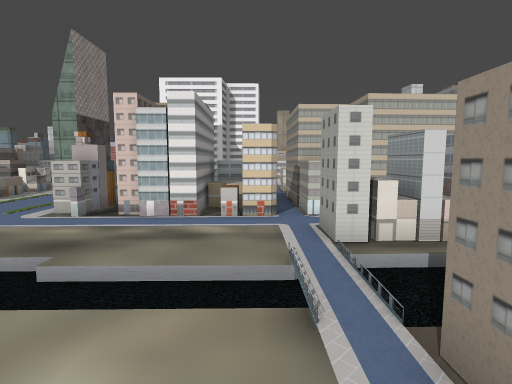
[1] (above)

24 first-person views from a walk through a scene from a Unity 3-D project. The camera is 1.4 m above the floor, tilts 6° down and sees 80° across. The floor is counted in squares, 1 m on a side. Each view is taken from the middle of a square. On the plan, view 1 faces up. The plan holds only what a view shows up to about 14 squares ahead; the rest is blank. The place goes on beyond the plan. Some surface patterns are stand-ins.

[2]
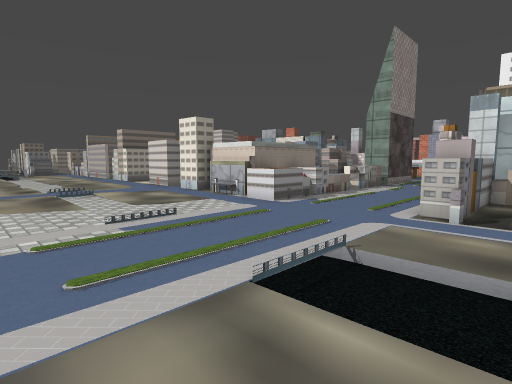

[3]
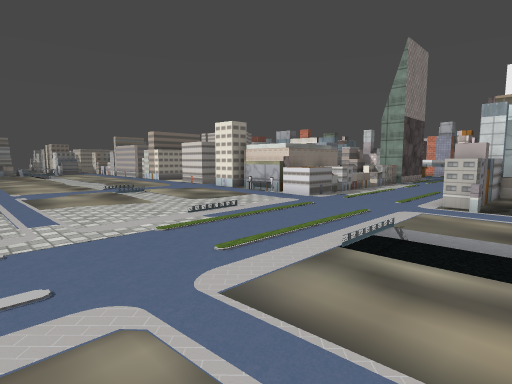

[4]
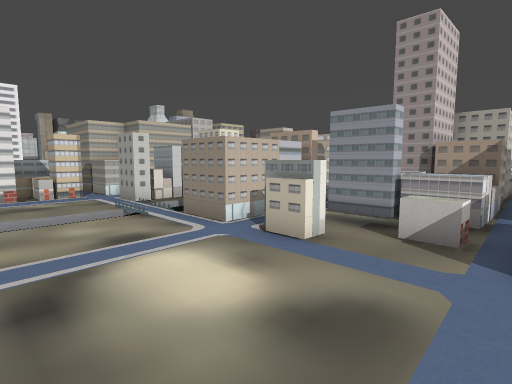

[5]
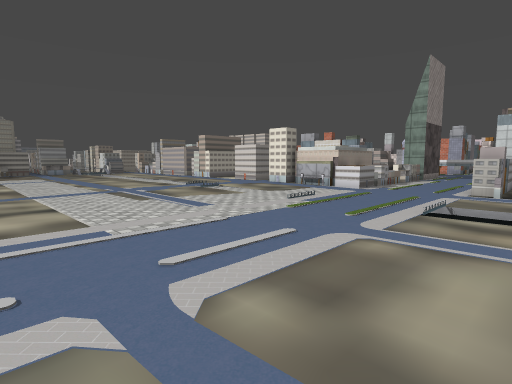

[6]
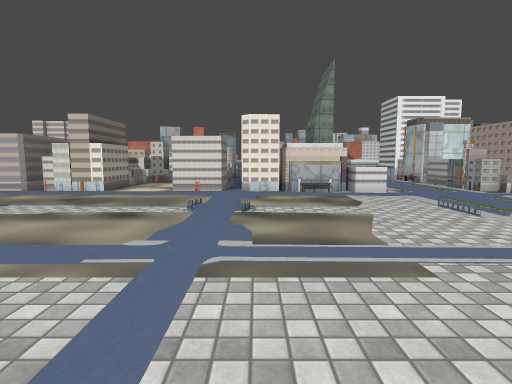

[7]
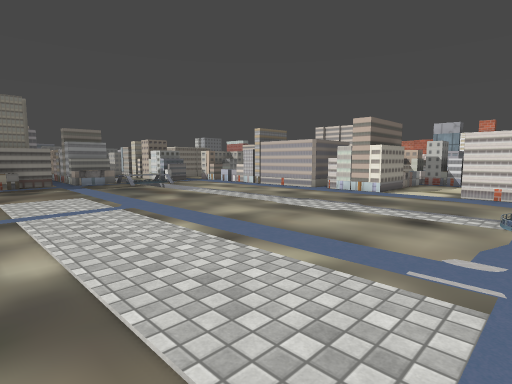

[8]
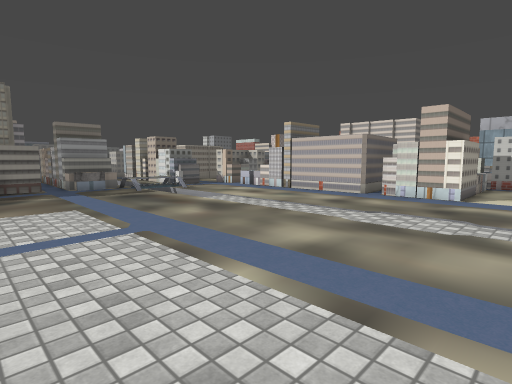

[9]
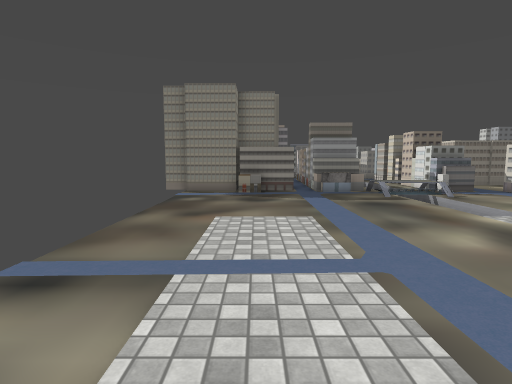

[10]
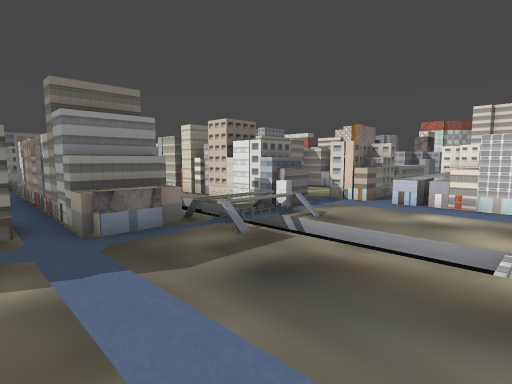

[11]
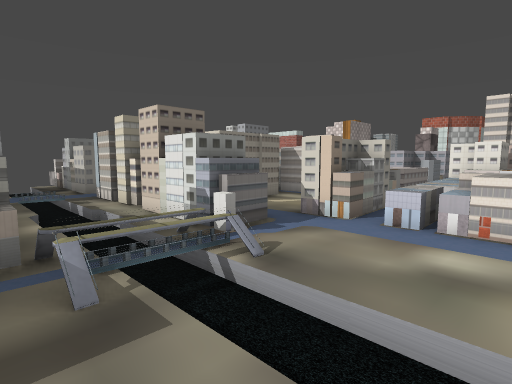

[12]
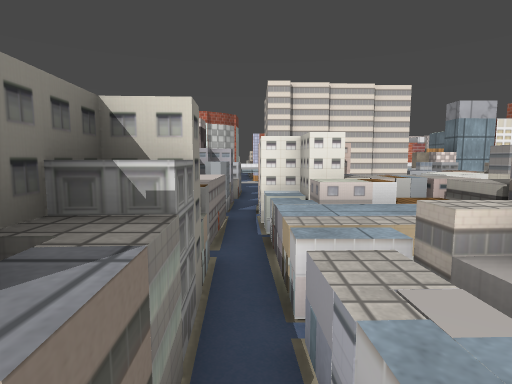

[13]
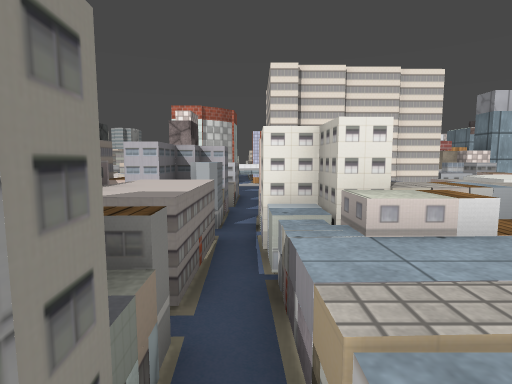

[14]
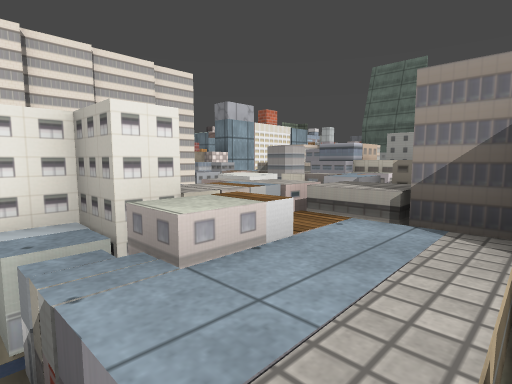

[15]
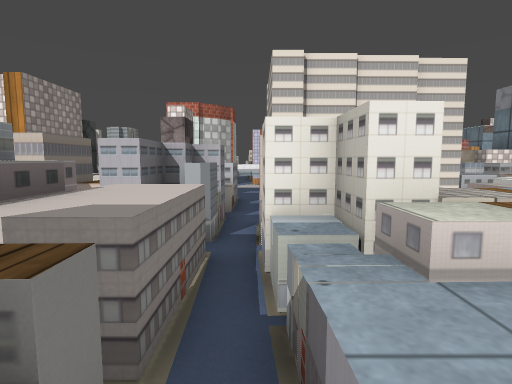

[16]
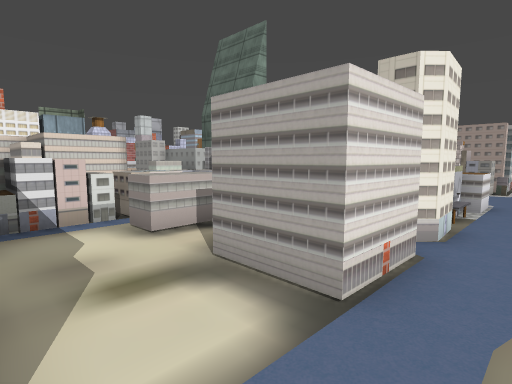

[17]
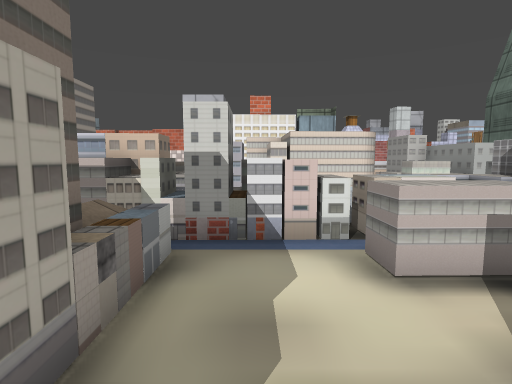

[18]
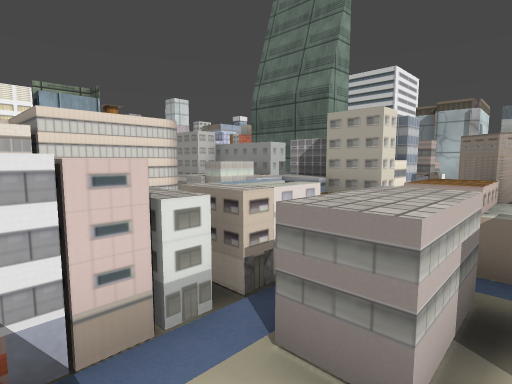

[19]
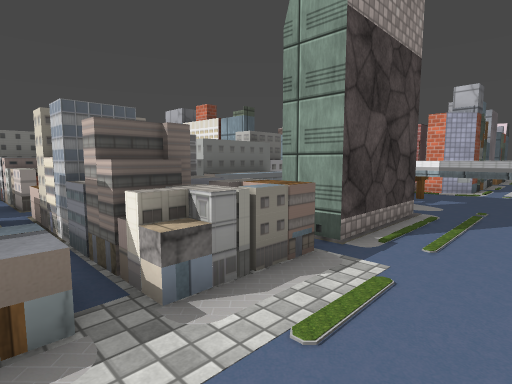

[20]
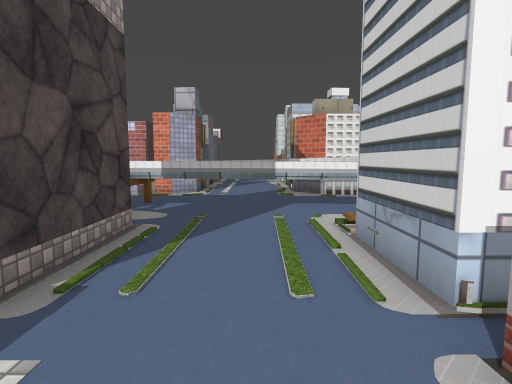

[21]
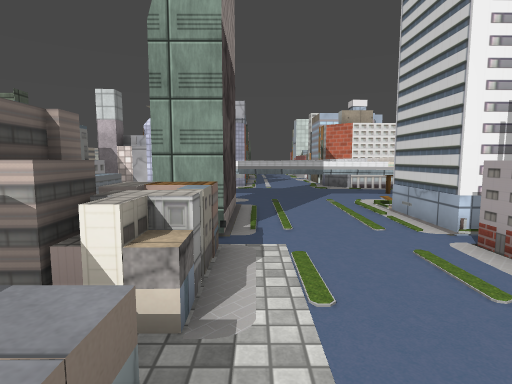

[22]
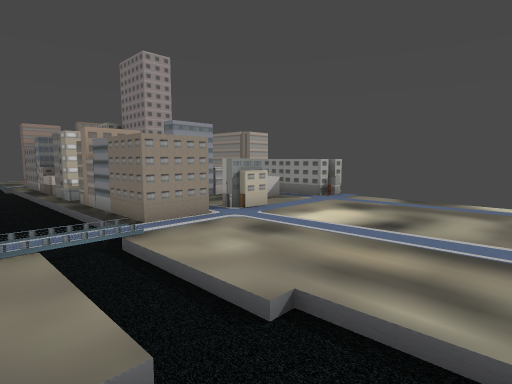

[23]
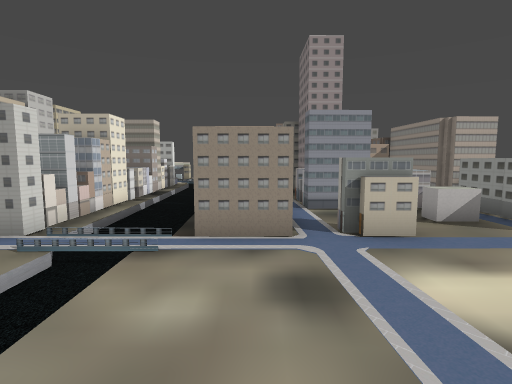

[24]
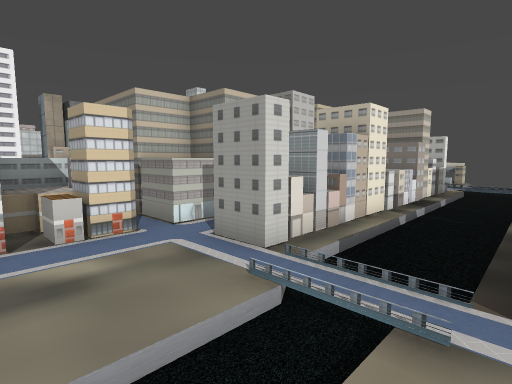

### Floor plan
Key: @ floor where view 1 was taken; # wall or solid block; x gap in a wall; . floor; / step, stairs or slope; = window, fence, low wall or low ledge; ≈ liquid the walk keeps out of; ^ raised ledge.
Columns run from 41 left of view 1 to 14 right of it. Each row starts with its distance up from view 1.
 25                                       #
 24         ^^                    ^^^^^^^^^
 23                               ^^^^^^^^
 22         ^        #             .......
 21         ^        #####    ^### ......
 20         ^        ^^  #    ^#   #..../
 19     ^^  ^    ##^^^^  #    ^#^ ##....#
 18         #         ^^^^   ^^^^ ##....#    ###
 17      ^ #^^     ^^#^^#=###^^^^ ##....##
 16      ^^#^#  # ^^^         ^^^^^^....^
 15      #^#^###^   ^^ # ^ ^  ^^ ^^^....#
 14      #^^^##^^^ ^^^^^#^^^^ ^##^#^....##    ^
 13        ^^^#^^^ ^^^^^#^^^^..........  ^    #
 12    ^#  ^^.^^^^  ^  ^...^^.^^^ ^^....^^ #  ##
 11    #.   ^.^^^#     #^.....^   ^^....^. #^^.#
 10    ##.  #.^^##  #   #...      ^^....^. #^#.##
  9     #.. ^.^^##  ##  #..##. ^  ^^....#.##^^.^#
  8       ..#.^^#####^###..##.#x#^^^....^.##^#.^##
  7        .....................................
  6       #^...................................###   ^##^^
  5 #######^...................................#####≈^#≈≈≈≈≈
  4 .≈≈≈≈...............................≈≈≈≈≈≈.≈≈≈≈≈≈≈≈≈≈≈≈≈
  3 ≈≈≈≈≈≈≈≈.≈≈≈ .......................≈≈≈≈≈≈.≈≈≈≈≈≈≈≈≈≈≈≈≈
  2       #=...................................####.##^^##
  1       #^...................................####.#
  0   #####^.................................@......
 -1    ........................................^..#^^###
 -2       #....................................^..#^^#
 -3       #^....................................^.^^^#
 -4       #.....................................^.^^^#
 -5       #....................................^^^####
 -6       #...........              ..........=^   #
 -7       #                                        #

Where each view was taken, in squares from view 1:
view 1: 0 up, 0 right, facing up
view 2: 0 up, 3 left, facing up-left
view 3: 2 down, 3 left, facing up-left
view 4: 5 down, 3 left, facing up-right
view 5: 6 down, 3 left, facing up-left
view 6: 5 down, 15 left, facing up
view 7: 5 down, 16 left, facing up-left
view 8: 4 down, 19 left, facing up-left
view 9: 3 down, 21 left, facing left
view 10: 2 down, 28 left, facing up-left
view 11: 1 up, 29 left, facing up-left
view 12: 7 up, 32 left, facing up
view 13: 9 up, 32 left, facing up
view 14: 10 up, 32 left, facing up-right
view 15: 10 up, 32 left, facing up
view 16: 6 up, 21 left, facing up-right
view 17: 8 up, 20 left, facing up
view 18: 11 up, 20 left, facing up-right
view 19: 12 up, 7 left, facing up-left
view 20: 14 up, 7 left, facing up
view 21: 11 up, 9 left, facing up
view 22: 5 up, 5 left, facing down-right
view 23: 1 up, 4 left, facing right
view 24: 2 up, 2 left, facing up-right
